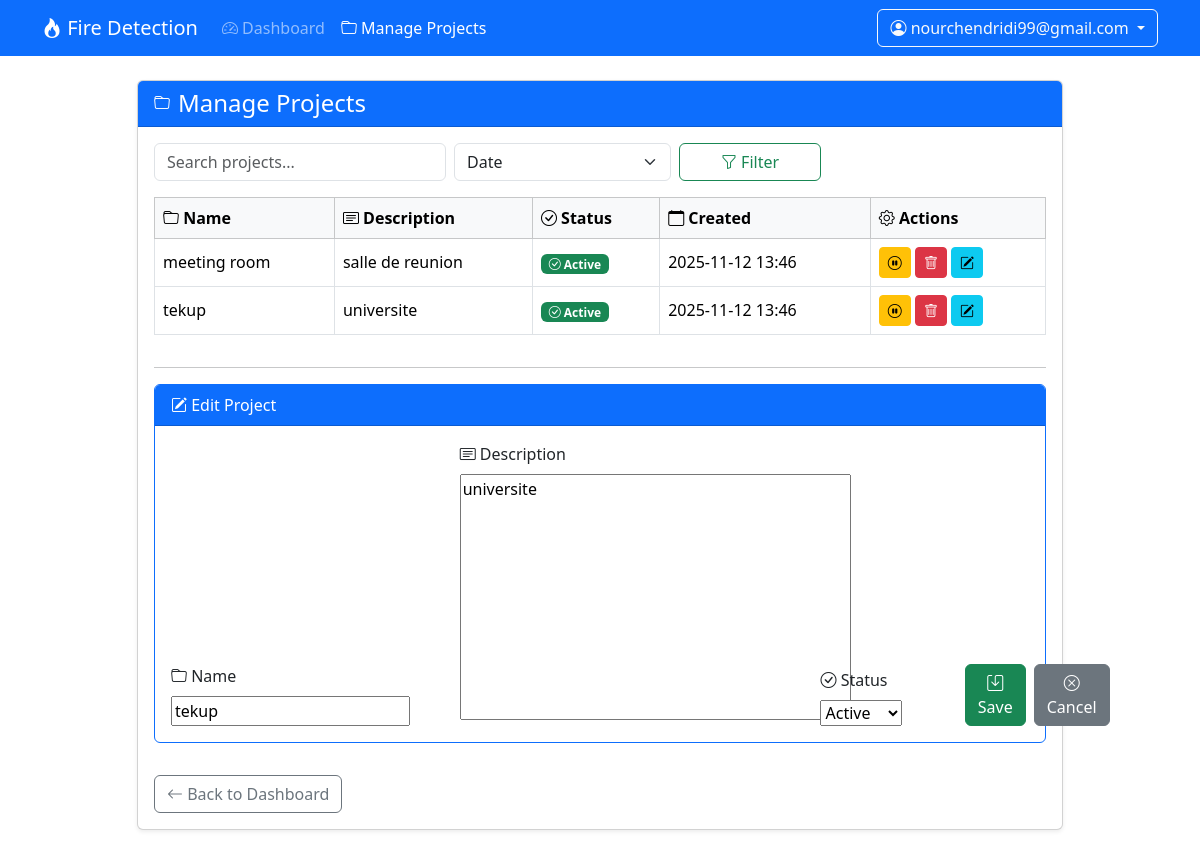
The app's page /accounts/projects/manage/?edit=2&sort=created_at&search= (signed in) with its own data.
### accounts/models.py (models this page shows, shortened)
class CustomUser(AbstractUser):
	username = None
	email = models.EmailField('email address', unique=True)
	USER_TYPE_ADMIN = 'admin'
	USER_TYPE_SUPERVISOR = 'supervisor'
	USER_TYPE_AGENT = 'agent'
	USER_TYPE_CHOICES = [
		(USER_TYPE_ADMIN, 'Admin'),
		(USER_TYPE_SUPERVISOR, 'Supervisor'),
		(USER_TYPE_AGENT, 'Agent'),
	]
	user_type = models.CharField(max_length=20, choices=USER_TYPE_CHOICES, default=USER_TYPE_AGENT)
	USERNAME_FIELD = 'email'
	REQUIRED_FIELDS = []  # email is required by USERNAME_FIELD
	objects = CustomUserManager()

class Project(models.Model):
    STATUS_ACTIVE = 'active'
    STATUS_INACTIVE = 'inactive'
    STATUS_CHOICES = [
        (STATUS_ACTIVE, 'Active'),
        (STATUS_INACTIVE, 'Inactive'),
    ]
    name = models.CharField(max_length=100)
    description = models.TextField(blank=True)
    status = models.CharField(max_length=10, choices=STATUS_CHOICES, default=STATUS_ACTIVE)
    created_at = models.DateTimeField(auto_now_add=True)

### accounts/views.py (the view, shortened to what this page needs)
# urls.py: path('projects/manage/', views.manage_projects, name='manage_projects'),
@require_http_methods(['GET', 'POST'])
@role_required(User.USER_TYPE_ADMIN)
def manage_projects(request):
    sort = request.GET.get('sort', 'created_at')
    search = request.GET.get('search', '')
    projects = Project.objects.all()
    if search:
        projects = projects.filter(name__icontains=search)
    projects = projects.order_by(sort)
    edit_project = None
    if 'edit' in request.GET:
        try:
            edit_project = Project.objects.get(pk=request.GET['edit'])
        except Project.DoesNotExist:
            edit_project = None
    if edit_project:
        form = ProjectForm(instance=edit_project)
    else:
        form = ProjectForm()
    return render(request, 'accounts/manage_projects.html', {
        'projects': projects,
        'sort': sort,
        'search': search,
        'edit_project': edit_project,
        'form': form,
    })

### accounts/views.py
class ProjectForm(forms.ModelForm):
    class Meta:
        model = Project
        fields = ['name', 'description', 'status']

### accounts/templates/accounts/manage_projects.html (shortened to what this page needs)
{% load static %}
<!doctype html>
<html>
<head>
    <link href="https://cdn.jsdelivr.net/npm/bootstrap@5.3.2/dist/css/bootstrap.min.css" rel="stylesheet">
    <link href="https://cdn.jsdelivr.net/npm/bootstrap-icons@1.7.2/font/bootstrap-icons.css" rel="stylesheet">
</head>
<body>
    <nav class="navbar navbar-expand-lg navbar-dark bg-primary mb-4">
        <div class="container">
            <a class="navbar-brand" href="#"><i class="bi bi-fire"></i> Fire Detection</a>
            <div class="collapse navbar-collapse" id="navbarNav">
                <ul class="navbar-nav me-auto">
                    <li class="nav-item">
                        <a class="nav-link" href="{% url 'admin_dashboard' %}"><i class="bi bi-speedometer2"></i> Dashboard</a>
                    </li>
                    <li class="nav-item">
                        <a class="nav-link active" href="{% url 'manage_projects' %}"><i class="bi bi-folder"></i> Manage Projects</a>
                    </li>
                </ul>
                <div class="d-flex align-items-center">
                    <div class="dropdown">
                        <button class="btn btn-outline-light dropdown-toggle" type="button" data-bs-toggle="dropdown">
                            <i class="bi bi-person-circle"></i> {{ request.user.email }}
                        </button>
                    </div>
                </div>
            </div>
        </div>
    </nav>
    <div class="container">
        <div class="row justify-content-center">
            <div class="col-lg-10">
                <div class="card shadow-sm mb-4">
                    <div class="card-header bg-primary text-white d-flex align-items-center">
                        <i class="bi bi-folder me-2"></i>
                        <h4 class="mb-0">Manage Projects</h4>
                    </div>
                    <div class="card-body">
                        <form method="get" class="row g-2 mb-3">
                            <div class="col-md-4">
                                <input type="text" name="search" value="{{ search }}" class="form-control" placeholder="Search projects...">
                            </div>
                            <div class="col-md-3">
                                <select name="sort" class="form-select">
                                    <option value="created_at" {% if sort == 'created_at' %}selected{% endif %}>Date</option>
                                </select>
                            </div>
                            <div class="col-md-2">
                                <button type="submit" class="btn btn-outline-success w-100"><i class="bi bi-funnel"></i> Filter</button>
                            </div>
                        </form>
                        <div class="table-responsive">
                            <table class="table table-bordered table-hover align-middle">
                                <thead class="table-light">
                                    <tr>
                                        <th><i class="bi bi-folder"></i> Name</th>
                                        <th><i class="bi bi-card-text"></i> Description</th>
                                        <th><i class="bi bi-check-circle"></i> Status</th>
                                        <th><i class="bi bi-calendar"></i> Created</th>
                                        <th><i class="bi bi-gear"></i> Actions</th>
                                    </tr>
                                </thead>
                                <tbody>
                                {% for project in projects %}
                                    <tr>
                                        <td>{{ project.name }}</td>
                                        <td>{{ project.description|truncatewords:10 }}</td>
                                        <td>
                                            {% if project.status == 'active' %}
                                                <span class="badge bg-success"><i class="bi bi-check-circle"></i> Active</span>
                                            {% else %}
                                                <span class="badge bg-secondary"><i class="bi bi-x-circle"></i> Inactive</span>
                                            {% endif %}
                                        </td>
                                        <td>{{ project.created_at|date:"Y-m-d H:i" }}</td>
                                        <td>
                                            <div class="d-flex gap-1">
                                                <form method="post" style="display:inline;">
                                                    {% if project.status == 'active' %}
                                                        <button name="action" value="deactivate" class="btn btn-warning btn-sm" title="Deactivate">
                                                            <i class="bi bi-pause-circle"></i>
                                                        </button>
                                                    {% else %}
                                                        <button name="action" value="activate" class="btn btn-success btn-sm" title="Activate">
                                                            <i class="bi bi-play-circle"></i>
                                                        </button>
                                                    {% endif %}
                                                    <button name="action" value="delete" class="btn btn-danger btn-sm" title="Delete" onclick="return confirm('Delete project?');">
                                                        <i class="bi bi-trash"></i>
                                                    </button>
                                                </form>
                                                <a href="?edit={{ project.id }}&sort={{ sort }}&search={{ search }}" class="btn btn-info btn-sm" title="Edit">
                                                    <i class="bi bi-pencil-square"></i>
                                                </a>
                                            </div>
                                        </td>
                                    </tr>
                                {% endfor %}
                                </tbody>
                            </table>
                        </div>
                        <hr>
                        <div class="card border-primary mb-3">
                            <div class="card-header bg-primary text-white">
                                {% if edit_project %}
                                    <i class="bi bi-pencil-square"></i> Edit Project
                                {% else %}
                                    <i class="bi bi-plus-circle"></i> Create Project
                                {% endif %}
                            </div>
                            <div class="card-body">
                                <form method="post" class="row g-2 align-items-end">
                                    <div class="col-md-4">
                                        <label class="form-label"><i class="bi bi-folder"></i> Name</label>
                                        {{ form.name }}
                                    </div>
                                    <div class="col-md-5">
                                        <label class="form-label"><i class="bi bi-card-text"></i> Description</label>
                                        {{ form.description }}
                                    </div>
                                    <div class="col-md-2">
                                        <label class="form-label"><i class="bi bi-check-circle"></i> Status</label>
                                        {{ form.status }}
                                    </div>
                                    <div class="col-md-1 d-flex gap-2">
                                        <button type="submit" class="btn btn-success">
                                            <i class="bi bi-save"></i> {% if edit_project %}Save{% else %}Create{% endif %}
                                        </button>
                                        {% if edit_project %}
                                            <a href="{% url 'manage_projects' %}?sort={{ sort }}&search={{ search }}" class="btn btn-secondary"><i class="bi bi-x-circle"></i> Cancel</a>
                                        {% endif %}
                                    </div>
                                </form>
                            </div>
                        </div>
                        <a href="{% url 'admin_dashboard' %}" class="btn btn-outline-secondary mt-3">
                            <i class="bi bi-arrow-left"></i> Back to Dashboard
                        </a>
                    </div>
                </div>
            </div>
        </div>
    </div>
</body>
</html>

### records on screen
CustomUser: user.email "nourchendridi99@gmail.com"
Project: name "meeting room", description "salle de reunion", status "active" (drawn), created_at "2025-11-12 13:46"
Project: name "tekup", description "universite", shows "Active", created_at "2025-11-12 13:46", status "Active"
